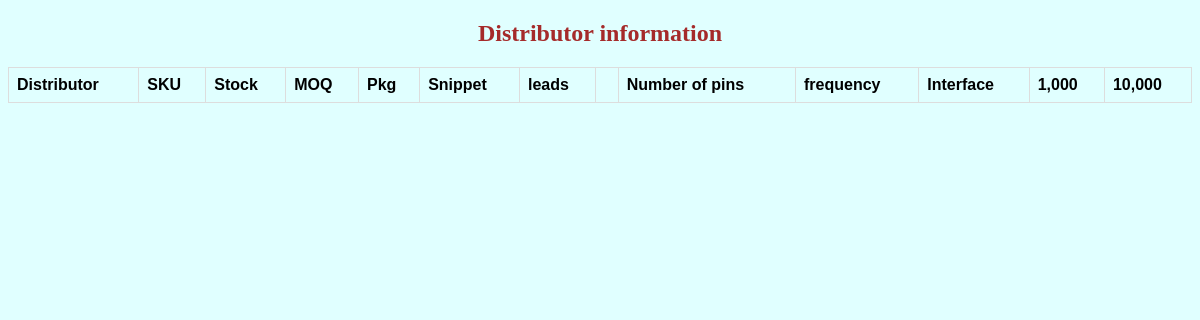
The page /parts on the database as committed earlier.
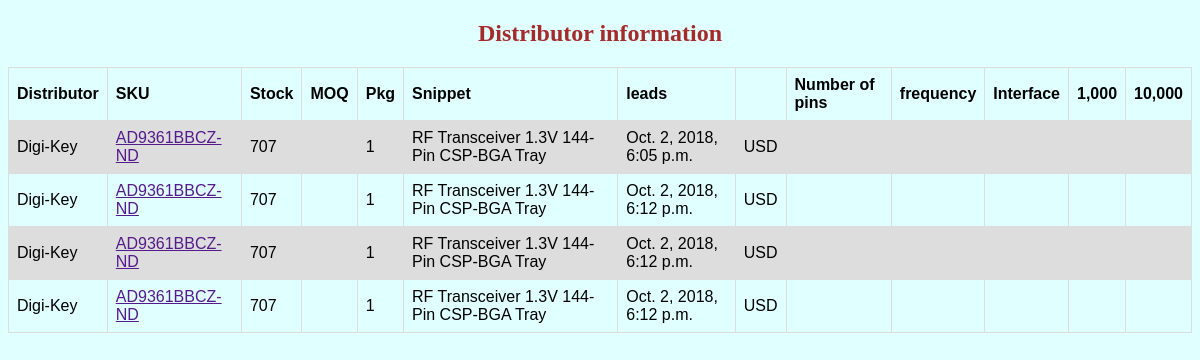
The same page on the database as committed later.
### part/models.py (models this page shows, shortened)
class Part(models.Model):
    distributor_name = models.CharField(max_length=255, default="")
    sku = models.CharField(max_length=255)
    moq = models.CharField(max_length=255)
    snippet = models.CharField(max_length=255)
    leads = models.CharField(max_length=255)
    stock = models.CharField(max_length=255)
    pkg = models.CharField(max_length=255, default="Tray")
    prices = models.CharField(max_length=255, default="")
    created_at = models.DateTimeField(auto_now_add=True)
    updated_at = models.DateTimeField(auto_now=True)

### part/views.py (the view)
# urls.py: url(r'^parts$', views.parts, name='parts'),
def parts(request):
    context = {
        'parts': Part.objects.all()
    }
    return render(request, "parts_app/parts.html", context)

### part/templates/parts_app/parts.html (shortened to what this page needs)
<!DOCTYPE html>
<html>
<head>
</head>
<body>
    <h2>Distributor information</h2>
    <table>
        <tr>
            <th>Distributor</th>
            <th>SKU</th>
            <th>Stock</th>
            <th>MOQ</th>
            <th>Pkg</th>
            <th>Snippet</th>
            <th>leads</th>
            <th></th>
            <th>Number of pins</th>
            <th>frequency</th>
            <th>Interface</th>
            <th>1,000</th>
            <th>10,000</th>
        </tr>
        {%for part in parts%}
        <tr>
            <td>{{part.distributor_name}}</td>
            <td><a href="">{{part.sku}}</a> </td>
            <td>{{part.stock}}</td>
            <td>{{part.packaging}}</td>
            <td>{{part.moq }}</td>
            <td>{{part.snippet}}</td>
            <td>{{part.created_at}}</td>
            <td>USD</td>
            <td>{{part.price}}</td>
            <td>{{part.price}}</td>
            <td>{{part.price}}</td>
            <td>{{part.price}}</td>
            <td>{{part.price}}</td>
        </tr>
        {%endfor%}
    </table>
</body>
</html>

### part/templates/parts_app/parts.html (style rules this page uses)
h2 { color: brown; text-align: center }
body { background-color: lightcyan }
table { font-family: arial, sans-serif; border-collapse: collapse; width: 100%; }
td, th { border: 1px solid #dddddd; text-align: left; padding: 8px; }
tr:nth-child(even) { background-color: #dddddd; }

Rows that differ between the two databases and show on the page:
added Part: distributor_name "Digi-Key", sku "AD9361BBCZ-ND", stock "707", moq "1", snippet "RF Transceiver 1.3V 144-Pin CSP-BGA Tray", created_at "Oct. 2, 2018, 6:05 p.m."
added Part: distributor_name "Digi-Key", sku "AD9361BBCZ-ND", stock "707", moq "1", snippet "RF Transceiver 1.3V 144-Pin CSP-BGA Tray", created_at "Oct. 2, 2018, 6:12 p.m."
added Part: distributor_name "Digi-Key", sku "AD9361BBCZ-ND", stock "707", moq "1", snippet "RF Transceiver 1.3V 144-Pin CSP-BGA Tray", created_at "Oct. 2, 2018, 6:12 p.m."
added Part: distributor_name "Digi-Key", sku "AD9361BBCZ-ND", stock "707", moq "1", snippet "RF Transceiver 1.3V 144-Pin CSP-BGA Tray", created_at "Oct. 2, 2018, 6:12 p.m."
